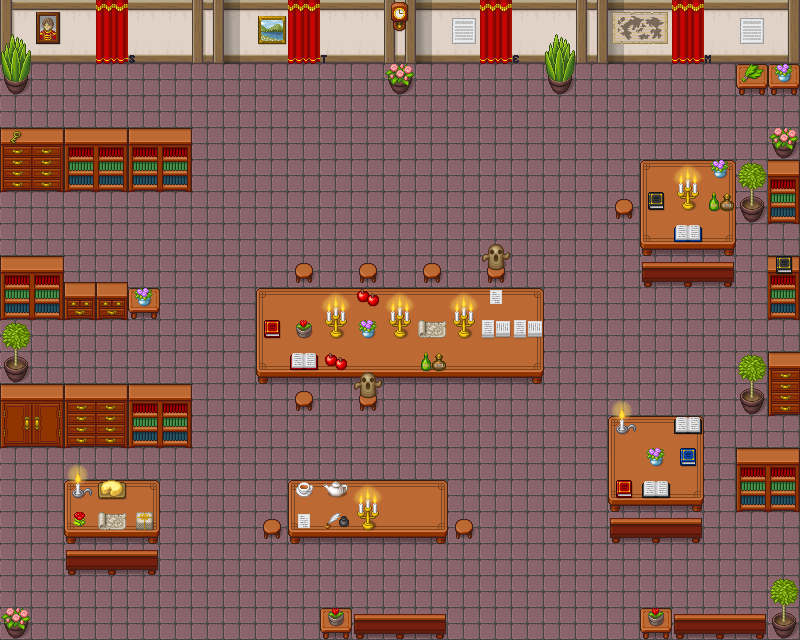

This game map was drawn from its Tiled (.tmx) file and the tilesets committed beside it. A one-line description and the trimmed map source follow:
An orthogonal 25x20 tile map with 32x32 px tiles, 5 tile layers (Floor and Wall, Furniture, Objects, Letters, ...), 3 tilesets and 6 objects (Math, Engineering, Tech, Science, Ship, ...).

<map version="1.8" tiledversion="1.8.2" orientation="orthogonal" renderorder="right-down" width="25" height="20" tilewidth="32" tileheight="32" infinite="0" nextlayerid="14" nextobjectid="28">
 <editorsettings>
  <export target="GHLobby.json" format="json" />
 </editorsettings>
 <tileset firstgid="1" name="Walls and Floor" tilewidth="32" tileheight="32" tilecount="1064" columns="8">
  <image source="../tilesets/LobbyTiles.png" width="256" height="4256" />
 </tileset>
 <tileset firstgid="1065" name="Text" tilewidth="8" tileheight="10" tilecount="50" columns="10">
  <image source="../tilesets/Text.png" width="80" height="50" />
 </tileset>
 <tileset firstgid="1115" name="ship" tilewidth="64" tileheight="64" tilecount="3" columns="0">
  <grid orientation="orthogonal" width="1" height="1" />
  <tile id="2">
   <image width="32" height="32" source="../images/research.png" />
  </tile>
  <tile id="4">
   <image width="64" height="64" source="../images/navyShip.png" />
  </tile>
  <tile id="5">
   <image width="45" height="20" source="../images/CompPic.png" />
  </tile>
 </tileset>
 <layer id="1" name="Floor and Wall" width="25" height="20">
  <data>[500 cells, 500 non-empty, 11 distinct tile ids]</data>
 </layer>
 <layer id="2" name="Furniture" width="25" height="20">
  <data>[500 cells, 135 non-empty, 31 distinct tile ids]</data>
 </layer>
 <layer id="3" name="Objects" width="25" height="20">
  <data>[500 cells, 78 non-empty, 42 distinct tile ids]</data>
 </layer>
 <layer id="6" name="Letters" width="25" height="20">
  <data>[500 cells, 12 non-empty, 6 distinct tile ids]</data>
 </layer>
 <objectgroup id="12" name="MDoor">
  <object id="24" name="Math" gid="544" x="671.875" y="33.875" width="32" height="32" />
 </objectgroup>
 <objectgroup id="11" name="EDoor">
  <object id="22" name="Engineering" gid="544" x="480.182" y="33.8182" width="32" height="32" />
 </objectgroup>
 <objectgroup id="10" name="TDoor">
  <object id="20" name="Tech" gid="544" x="288.136" y="32.6818" width="32" height="32" />
 </objectgroup>
 <objectgroup id="9" name="SDoor">
  <object id="14" name="Science" gid="544" x="96.0833" y="32.7917" width="32" height="32" />
 </objectgroup>
 <objectgroup id="7" name="Clues">
  <object id="11" name="Ship" gid="1119" x="63.2" y="255.467" width="64" height="64">
   <properties>
    <property name="isCollected" type="bool" value="false" />
   </properties>
  </object>
  <object id="26" name="Moth" gid="1120" x="398" y="483.333" width="35.6667" height="16" />
 </objectgroup>
 <layer id="4" name="Curtains" width="25" height="20">
  <data>[500 cells, 8 non-empty, 2 distinct tile ids]</data>
 </layer>
</map>
